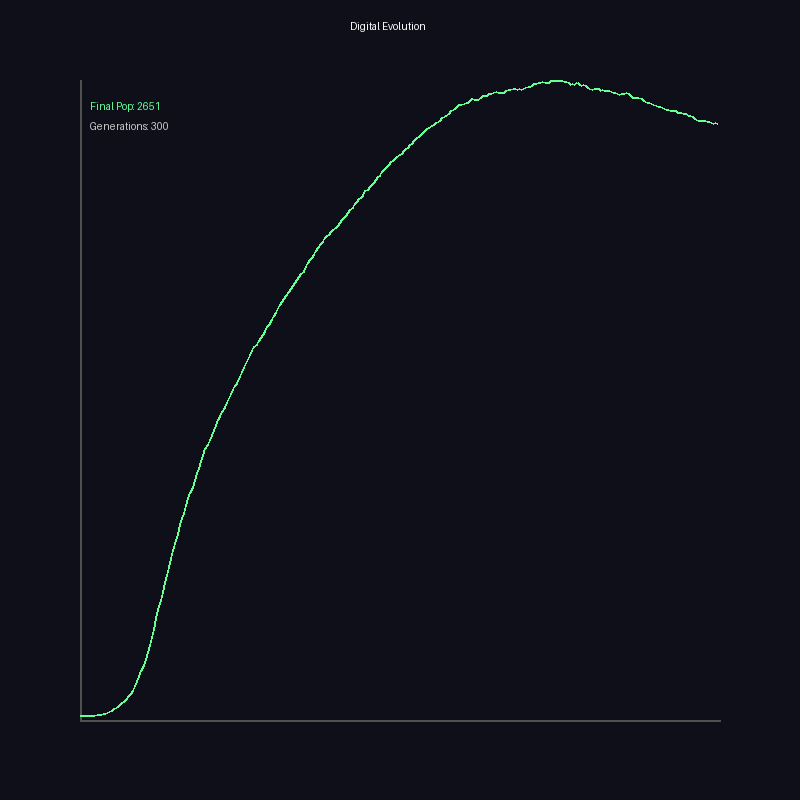

This figure's Python source:
"""
Digital Evolution - 数字进化

模拟进化过程：
- 个体有基因（随机行为策略）
- 适应度 = 存活时间 + 繁殖次数
- 选择 + 变异 → 适应度提升

本实验模拟简单的进化场景
"""

import numpy as np
from PIL import Image, ImageDraw
import random

class Creature:
    def __init__(self, x, y, genes=None):
        self.x = x
        self.y = y
        self.energy = 100
        self.age = 0
        # 基因：8个方向的移动概率 + 突变率
        if genes:
            self.genes = genes.copy()
        else:
            self.genes = [random.random() for _ in range(8)]
            # 归一化
            total = sum(self.genes)
            self.genes = [g / total for g in self.genes]
        self.mutation_rate = 0.1
    
    def move(self, world_size):
        # 根据基因选择移动方向
        direction = random.choices(range(8), weights=self.genes)[0]
        dx = [0, 1, 1, 1, 0, -1, -1, -1][direction]
        dy = [-1, -1, 0, 1, 1, 1, 0, -1][direction]
        self.x = (self.x + dx) % world_size
        self.y = (self.y + dy) % world_size
        self.energy -= 1
        self.age += 1
    
    def reproduce(self):
        if self.energy > 150:
            self.energy -= 50
            # 复制基因 + 变异
            child_genes = self.genes.copy()
            if random.random() < self.mutation_rate:
                # 随机改变一个基因
                idx = random.randint(0, 7)
                child_genes[idx] = max(0.01, child_genes[idx] + random.gauss(0, 0.1))
                total = sum(child_genes)
                child_genes = [g / total for g in child_genes]
            return Creature(self.x, self.y, child_genes)
        return None

class World:
    def __init__(self, size=100, food_density=0.02):
        self.size = size
        self.food_density = food_density
        self.creatures = []
        self.food = set()
        self.generation = 0
        self.stats = []
    
    def add_creature(self, creature):
        self.creatures.append(creature)
    
    def spawn_food(self):
        for _ in range(int(self.size * self.size * self.food_density)):
            x, y = random.randint(0, self.size-1), random.randint(0, self.size-1)
            self.food.add((x, y))
    
    def step(self):
        # 生成食物
        self.spawn_food()
        
        # 所有生物行动
        new_creatures = []
        for c in self.creatures:
            c.move(self.size)
            
            # 吃食物
            if (c.x, c.y) in self.food:
                c.energy += 30
                self.food.remove((c.x, c.y))
            
            # 繁殖
            child = c.reproduce()
            if child:
                new_creatures.append(child)
        
        # 移除死亡的生物
        self.creatures = [c for c in self.creatures if c.energy > 0]
        self.creatures.extend(new_creatures)
        
        # 统计
        if self.creatures:
            avg_genes = np.mean([c.genes for c in self.creatures], axis=0)
            self.stats.append({
                'population': len(self.creatures),
                'avg_age': np.mean([c.age for c in self.creatures]),
                'avg_genes': avg_genes.tolist()
            })
    
    def run(self, steps=500):
        for _ in range(steps):
            self.step()
            if len(self.creatures) == 0:
                break

def visualize_evolution(stats, output_path):
    """可视化进化过程"""
    if not stats:
        print('No stats to visualize')
        return
    
    SIZE = 800
    MARGIN = 80
    WIDTH = SIZE - 2 * MARGIN
    HEIGHT = SIZE - 2 * MARGIN
    
    img = Image.new('RGB', (SIZE, SIZE), (15, 15, 25))
    draw = ImageDraw.Draw(img)
    
    # 坐标轴
    draw.line([MARGIN, MARGIN, MARGIN, SIZE-MARGIN], fill=(80,80,80), width=2)
    draw.line([MARGIN, SIZE-MARGIN, SIZE-MARGIN, SIZE-MARGIN], fill=(80,80,80), width=2)
    
    # 绘制种群数量
    pops = [s['population'] for s in stats]
    max_pop = max(pops) if pops else 1
    
    for i in range(1, len(pops)):
        x1 = MARGIN + (i-1) / len(pops) * WIDTH
        y1 = SIZE - MARGIN - pops[i-1] / max_pop * HEIGHT
        x2 = MARGIN + i / len(pops) * WIDTH
        y2 = SIZE - MARGIN - pops[i] / max_pop * HEIGHT
        draw.line([x1, y1, x2, y2], fill=(100, 255, 150), width=2)
    
    draw.text((SIZE//2 - 50, 20), "Digital Evolution", fill=(255,255,255))
    draw.text((MARGIN+10, MARGIN+20), f"Final Pop: {pops[-1]}", fill=(100,255,150))
    draw.text((MARGIN+10, MARGIN+40), f"Generations: {len(stats)}", fill=(200,200,200))
    
    img.save(output_path)
    print(f'Saved: {output_path}')

if __name__ == '__main__':
    output_dir = r'C:\Users\许耀仁\.openclaw\workspace\experiments'
    
    print('=== Digital Evolution ===')
    
    # 初始化世界
    world = World(size=50, food_density=0.03)
    
    # 添加初始种群
    for _ in range(20):
        x, y = random.randint(0, 49), random.randint(0, 49)
        world.add_creature(Creature(x, y))
    
    # 运行进化
    world.run(steps=300)
    
    print(f'Final population: {len(world.creatures)}')
    print(f'Generations: {len(world.stats)}')
    
    # 可视化
    visualize_evolution(world.stats, f'{output_dir}/digital_evolution.png')
    
    print('Done')
